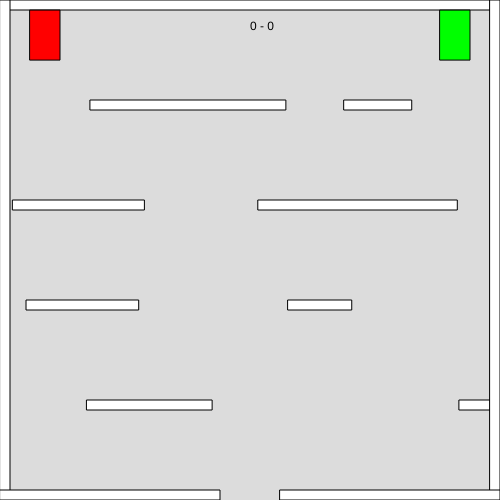
Frame 1 (no input)
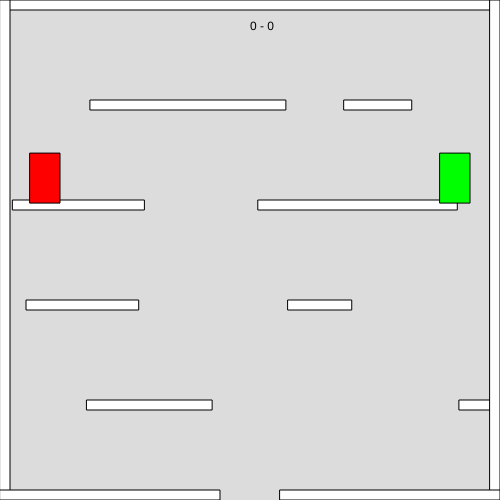
Frame 60 (no input)
Frame 120 (the mouse pressed at the canvas centre since frame 60): identical to frame 60, image omitted

The p5.js sketch that drew these frames (run headless with seeded random() and noise() and a simulated clock; from frame 60 on, the mouse is pressed at the canvas centre):

// p5.js sketch
// ── sketch.js
function setup() {
  // put setup code here
  this.height = 500;
  this.width = 500
  createCanvas(this.height, this.width);
  
  platformarray = [];
  vuurbalarray = [];
  player1 = new player(30,10,1,false, color(255,0,0) );
  player2 = new player(this.width - 60, 10,2,true, color(0,255,0) );
  playerarray = [];
  playerarray.push(player1); playerarray.push(player2);
  
  drawplatformspos()

}

function draw() {
	background(220);

	keyboardcheck();
	
	
	for(i=0; i<vuurbalarray.length;i++){
		vuurbalarray[i].update();
	}
	for(i=0; i<playerarray.length;i++){
		playerarray[i].update();		
	}
	
	
	checkcollisions();
	
	
	for(i=0; i<playerarray.length;i++){
		playerarray[i].move();		
	}
	for(i=0; i<vuurbalarray.length;i++){
		vuurbalarray[i].move();
	}
	
	
	for(i=0;i<platformarray.length;i++){
		platformarray[i].show();
	}
	for(i=0; i<playerarray.length;i++){
		playerarray[i].show();		
	}
	for(i=0; i<vuurbalarray.length;i++){
		vuurbalarray[i].show();
	}

	text(player1.point + " - " + player2.point, this.width/2,30)


}

function keyPressed(){
	if(key == 's'){
		newvuurbal(player1.x + player1.w/2, player1.y + player1.h/2, player1.linkslook, player1.col, player1.num)
	}
	if(key == 'ArrowDown'){
		newvuurbal(player2.x + player2.w/2, player2.y + player2.h/2, player2.linkslook, player2.col, player2.num)
	}
	
	if(key == 'w'){
		player1.keydown('Up');
	}
	if(key == 'ArrowUp'){
		player2.keydown('Up');
	}
}

function keyboardcheck(){
	player1.left = keyIsDown(65);
	player1.right = keyIsDown(68);
	player2.left = keyIsDown(LEFT_ARROW);
	player2.right = keyIsDown(RIGHT_ARROW);
	
}

function checkcollisions(){
	for(i=0;i<vuurbalarray.length;i++){
		for(j=0;j<platformarray.length;j++){
			vuurbalarray[i].bounce(collision(platformarray[j], vuurbalarray[i])); 
		}
	}
	for(i=0;i<platformarray.length;i++){
		for(j=0; j<playerarray.length;j++){
			playerarray[j].collide(collision(platformarray[i],playerarray[j]));	
		}
	}
	for(i=0;i<playerarray.length;i++){
		for(j=0; j<vuurbalarray.length;j++){
			if(collision(playerarray[i], vuurbalarray[j]) != 0 && playerarray[i].num != vuurbalarray[j].num){
				playerarray[i].hit;
				playerarray[vuurbalarray[j].num-1].point++;
				removebal(j);
				
			}
		}
	}
	for(i=0;i<vuurbalarray.length-1;i++){
		for(j=i+1;j<vuurbalarray.length;j++){
			if(collision(vuurbalarray[i],vuurbalarray[j]) == 1 && vuurbalarray[i].num != vuurbalarray[j].num ){
				removebal(j);
				removebal(i);
			}
		}
	}
}


function removebal(pos){
	vuurbalarray.splice(pos,1);
}

function mouseClicked(){
	vuurbal_ = new vuurbal(mouseX, mouseY, true);
	vuurbalarray.push( vuurbal_ );
}

function newvuurbal(newx, newy, left, col, nr){
	vuurbal_ = new vuurbal(newx, newy, left, col, nr);
	vuurbalarray.push( vuurbal_ );
}

function drawplatformspos(){
	var haray = new Array(100, 200, 300, 400);
	for (var j = 0; j < haray.length; j++){
		var y = haray[j];
		var w = 0;
		var h = 10;
		var x = Math.random() * 100;
		for (var i = 1; i < width; i++){
			w = Math.random() * 150 + 50;
			
			bgplatform_ = new bgplatform(x, y, w, h);
			platformarray.push( bgplatform_ )
			
			x += w + Math.random() * 200 + 50;
			i = x;
		}
	}
	
	platformarray.push( new bgplatform(0,0,this.width, 10) )
	platformarray.push( new bgplatform(0,0,10,this.height) )
	platformarray.push( new bgplatform(this.height - 10,0,10,this.height) )
	platformarray.push( new bgplatform(0, this.height - 10,this.width / 2 -30, 10) )
	platformarray.push( new bgplatform(this.width/2 + 30 ,this.height - 10,this.width / 2 -30, 10) )
}



function collision(sprite1, sprite2){
	// return direction assumes first sprite is immovable
	// direction does not work with two circles
	var intersect = false;
	var newdir = "0";
	// 0 = not; 1 = yes; L = left; R = right; U = up; D = down;
	
	
	if(sprite1.circle){ // is it a circle?
		// set circle values
		var spr1_circle = true;		// it is a circle
		var spr1_r = sprite1.r/2;  	// radius
		var spr1_hw = sprite1.w/2; 	// radius horizontal
		var spr1_hh = sprite1.h/2; 	// radius vartical
		var spr1_cx = sprite1.x;   	// center x
		var spr1_cy = sprite1.y;   	// center y
	}else{ // else it is a square
		// set square values
		var spr1_circle = false;	// it is a square
		var spr1_x = sprite1.x;		// left up x
		var spr1_y = sprite1.y;		// left up y
		var spr1_w = sprite1.w;		// width
		var spr1_h = sprite1.h;		// height
		             
		var spr1_cx = sprite1.x + sprite1.w/2; // centre x
		var spr1_cy = sprite1.y + sprite1.h/2; // centre y
		var spr1_hw = sprite1.w/2; 	// half width
		var spr1_hh = sprite1.h/2	// half height
		var spr1_l = sprite1.x;		// left side
		var spr1_r = sprite1.x + sprite1.w; // right side
		var spr1_t = sprite1.y;		// top side
		var spr1_b = sprite1.y + sprite1.h;	// botom side
	}
	
	//repeat for second sprite
	if(sprite2.circle){ // is it a cirle
		// set circle values
		var spr2_circle = true;
		var spr2_r = sprite2.r/2;
		var spr2_hw = sprite2.w/2;
		var spr2_hh = sprite2.h/2;
		var spr2_cx = sprite2.x;
		var spr2_cy = sprite2.y;
	}else{ // else it is a square
		// set square values
		var spr2_circle = false;     
		var spr2_x = sprite2.x;
		var spr2_y = sprite2.y;
		var spr2_w = sprite2.w;
		var spr2_h = sprite2.h;
		             
		var spr2_cx = sprite2.x + sprite2.w/2;
		var spr2_cy = sprite2.y + sprite2.h/2;
		var spr2_hw = sprite2.w/2;
		var spr2_hh = sprite2.h/2
		var spr2_l = sprite2.x;
		var spr2_r = sprite2.x + sprite2.w;
		var spr2_t = sprite2.y;
		var spr2_b = sprite2.y + sprite2.h;
	}


	

	
	//if 2 squares or circle and square
	if( (!spr1_circle && spr2_circle) || (spr1_circle && !spr2_circle) || (!spr1_circle && !spr2_circle) ){
		// check the side boxes and inner box
		
		//	  box width inside extra width					  box inside height of square
		//	  side + half width <  middlepoint spr2	 < innerside	 side     <	middlepoint spr2   <  other side
		if( ((spr1_l - spr2_hw) < spr2_cx && spr2_cx < (spr1_l)) && ((spr1_t) < spr2_cy && spr2_cy < (spr1_b)) )  //out left
		{
			intersect = true;
			newdir = "L";
		} else
		if( ((spr1_r + spr2_hw) > spr2_cx && spr2_cx > (spr1_r)) && ((spr1_t) < spr2_cy && spr2_cy < (spr1_b)) )  //out right
		{
			intersect = true;
			newdir = "R";
		} else
		if( ((spr1_t - spr2_hh) < spr2_cy && spr2_cy < (spr1_t)) && ((spr1_l) < spr2_cx && spr2_cx < (spr1_r)) )  //outtop
		{
			intersect = true;
			newdir = "U";
		} else
		if( ((spr1_b + spr2_hh) > spr2_cy && spr2_cy > (spr1_b)) && ((spr1_l) < spr2_cx && spr2_cx < (spr1_r)) )  //outbottom
		{
			intersect = true;
			newdir = "D";
		} else
		if( ((spr1_l) <= spr2_cx && spr2_cx <= (spr1_r)) && ((spr1_t) <= spr2_cy && spr2_cy <= (spr1_b)) )  //inside
		{
		intersect = true;
		newdir = "U";
		}
	}
	
		
	
	//if one circle and one square check round corners
	if( (!spr1_circle && spr2_circle) || (spr1_circle && !spr2_circle) ){
		//if there is one circle and one square
		//check the corners of the square
		//direction is made assuming that the square is immovable
		if(spr1_circle){ // sprite one is the circle
			cir_x = spr1_cx;
			cir_y = spr1_cy;
			cir_r = spr1_r;
			
			sqr_l = spr2_l;
			sqr_r = spr2_r;
			sqr_t = spr2_t;
			sqr_b = spr2_b;
		}else{	// sprite two is the circle
			cir_x = spr2_cx;
			cir_y = spr2_cy;
			cir_r = spr2_r;
			
			sqr_l = spr1_l;
			sqr_r = spr1_r;
			sqr_t = spr1_t;
			sqr_b = spr1_b;
		}
		
		// 	if inside a round corner around the corners of the square
		if( (dist(sqr_l, sqr_t, cir_x, cir_y) < cir_r) && ( ((cir_x) < (sqr_l)) && ((cir_y) < (sqr_t)) ) )
		{ //leftup
			intersect = true;
			// check on which side circle is of diagonal line
			if( (cir_y - cir_x) > (sqr_t - sqr_l) )
			{ // from left
				newdir = "L";
			} else 
			{ // from above
				newdir = "U";
			}
		} else
		if( (dist(sqr_r, sqr_t, cir_x, cir_y) < cir_r) && ( ((cir_x) > (sqr_r)) && ((cir_y) < (sqr_t)) ) )
		{ //rightup
			intersect = true;
			if( (cir_y + cir_x) > (sqr_t + sqr_r) )
			{ // from right
				newdir = "R";
			}else
			{ // from above
				newdir = "U";
			}
		} else
		if( (dist(sqr_l, sqr_b, cir_x, cir_y) < cir_r) && ( ((cir_x) < (sqr_l)) && ((cir_y) > (sqr_b)) ) )
		{ //leftdown
			intersect = true;
			if( (cir_y + cir_x) < (sqr_b + sqr_l) )
			{ // from left
				newdir = "L";
			}else
			{ // form below
				newdir = "D";
			}
		} else
		if( (dist(sqr_r, sqr_b, cir_x, cir_y) < cir_r) && ( ((cir_x) > (sqr_r)) && ((cir_y) > (sqr_b)) ) )
		{ //rightdown
			intersect = true;
			if( (cir_y - cir_x) < (sqr_b - sqr_r) )
			{ // from right
				newdir = "R";
			}else
			{ // from below
				newdir = "D";
			}
		}
	}
	
	
		
	// if it are two squares
	if(!spr1_circle && !spr2_circle){
		// 	if inside a squre corner 
		if( ( (spr2_cx > (spr1_l - spr2_hw)) && (spr2_cx < (spr1_l          )) && (spr2_cy > (spr1_t - spr2_hh)) && (spr2_cy < (spr1_t          )) ) )
		{ //leftup
			intersect = true;
			// check on which side circle is of diagonal line
			if( (spr2_cy * spr2_w - spr2_cx * spr2_h) > (spr1_t * spr2_w - spr1_l * spr2_h) )
			{ // from left
				newdir = "L";
			} else 
			{ // from above
				newdir = "U";
			}
		} else
		if( (spr2_cx < (spr1_r + spr2_hw) && spr2_cx > (spr1_r          ) && spr2_cy > (spr1_t - spr2_hh) && spr2_cy < (spr1_t          )) )
		{ //rightup
			intersect = true;
			if( (spr2_cy * spr2_w + spr2_cx * spr2_h) > (spr1_t * spr2_w + spr1_r * spr2_h) )
			{ // from right
				newdir = "R";
			}else
			{ // from above
				newdir = "U";
			}
		} else
		if( (spr2_cx > (spr1_l - spr2_hw) && spr2_cx < (spr1_l          ) && spr2_cy < (spr1_b + spr2_hh) && spr2_cy > (spr1_b          )) )
		{ //leftdown
			intersect = true;
			if( (spr2_cy * spr2_w + spr2_cx * spr2_h) < (spr1_b * spr2_w + spr1_l * spr2_h) )
			{ // from left
				newdir = "L";
			}else
			{ // form below
				newdir = "D";
			}
		} else
		if( (spr2_cx < (spr1_r + spr2_hw) && spr2_cx > (spr1_r          ) && spr2_cy < (spr1_b + spr2_hh) && spr2_cy > (spr1_b          )) )
		{ //rightdown
			intersect = true;
			if( (spr2_cy * spr2_w - spr2_cx * spr2_h) < (spr1_b * spr2_w - spr1_r * spr2_h) )
			{ // from right
				newdir = "R";
			}else
			{ // from below
				newdir = "D";
			}
		}
	}
	
	
	// if it are two circles
	if(spr1_circle && spr2_circle){
		// if distance between two circles is smaller than the sum of both radia
		if(dist(spr1_cx, spr1_cy, spr2_cx, spr2_cy) <= spr1_r + spr2_r)
		{
			// do intersect
			newdir = "1"	
		}
	
	}
	
	
	return newdir;
}


// ── bgplatform.js
class bgplatform{
	constructor(posx, posy, width, height){
	this.circle = false;
	this.x = posx;
	this.y = posy;
	this.w = width;
	this.h = height
	}
	
	show(){
		rect(this.x,this.y,this.w,this.h);
	}
	
}
// ── player.js
class player{
	
	constructor(x,y,nr,kijklinks, col){
		this.num= nr;
		this.x = x;
		this.y = y;
		this.w = 30;
		this.h = 50;
		this.cx = this.x + this.w/2;
		this.cy = this.y + this.h/2;
		this.movespeed = 2;
		this.jumpspeed = 3;
		this.secondjumpspeed = 6;
		this.fallaccaleration = 0.1;
		this.maxfallspeed = 6;
		this.ground = false;
		this.secondjump = false;
		this.xmove = 0;
		this.ymove = 0;
		this.up = false;
		this.down = false;
		this.linkslook = kijklinks;
		this.right = false;
		this.left = false;
		this.col = col;
		this.point = 0;
	}
	
	show(){
		push()
		fill(this.col)
		rect(this.x,this.y,this.w,this.h);
		pop()
		
	}
	
	update(){
		this.keycheck();
		this.ymove += this.fallaccaleration;
		if(this.ymove >= this.maxfallspeed){
			this.ymove = this.maxfallspeed;
		}
	}
	
	move(){
		this.x += this.xmove;
		this.y += this.ymove;
	}
	
	keycheck(){
		if( this.left ){
			this.linkslook = true;
			this.xmove = this.movespeed * -1;
		}else if( this.right ){
			this.linkslook = false;
			this.xmove = this.movespeed;
		}else{
			this.xmove = 0;
		}
		
	}
	keydown(keyed){
		if(keyed == 'Up'){
			if(this.ground){
				this.ymove += this.jumpspeed * -1;	
				this.ground = false;
			}else if(this.secondjump) {
				this.ymove += this.jumpspeed * -1;				
				this.secondjump = false;
			}
			
		}
	
	}
	
	hit(){
		
	}

	
	collide(side){
		// 0 = not; L = left; R = right; U = up; D = down;

		if(side == "0"){
			
		}else{
			if(side == "L")
			{
				if(this.xmove > 0){
					this.xmove = 0;
				}
			}else if(side == "R")
			{
				if(this.xmove < 0){
					this.xmove = 0;	
				}
			}else if(side == "U")
			{
				this.ground = true;
				this.secondjump = true;
				if(this.ymove > 0){
					this.ymove = 0;
				}
			}else if(side == "D")
			{
				if(this.ymove < 0){
					this.ymove = 0;
				}
			}
		}

	}

	
}
// ── vuurbal.js
class vuurbal{

constructor(xstart,ystart,links, col,nr){
	this.circle = true;
	this.x = xstart;
	this.y = ystart;
	this.beginfallspeed = 3;
	this.bouncespeed = 3;
	this.ymove = this.beginfallspeed;
	this.maxfallspeed = 8;
	this.fallacceleration = 0.1;
	this.movespeedstart = 2;
	this.xmove = this.movespeedstart 
	if(links){
		this.xmove = this.xmove * -1;
	}
	this.r = 30;
	this.w = this.r;
	this.h = this.r;
	this.col = col
	this.num = nr;
}

update(){

	this.ymove += this.fallacceleration;
	if( Math.abs(this.ymove) > this.maxfallspeed){
		if(this.ymove >0){
			this.ymove = this.maxfallspeed;
		}else{
			this.ymove = this.maxfallspeed *-1
		}
	}
	
}

move(){
	this.x += this.xmove;
	this.y += this.ymove;
}

bounce(dir){
	if(dir == "0")
	{
		
	}else if(dir == "U")
	{
		this.ymove = this.bouncespeed * -1;
	}else if(dir == "L")
	{
		this.xmove = this.movespeedstart * -1;
	}else if(dir == "R")
	{
		this.xmove = this.movespeedstart;
	}else if(dir == "D")
	{
		this.ymove = this.bouncespeed;
	}
}


show(){
	push();
	fill(this.col);
	ellipse(this.x, this.y, this.r, this.r );
	pop();
}

}
